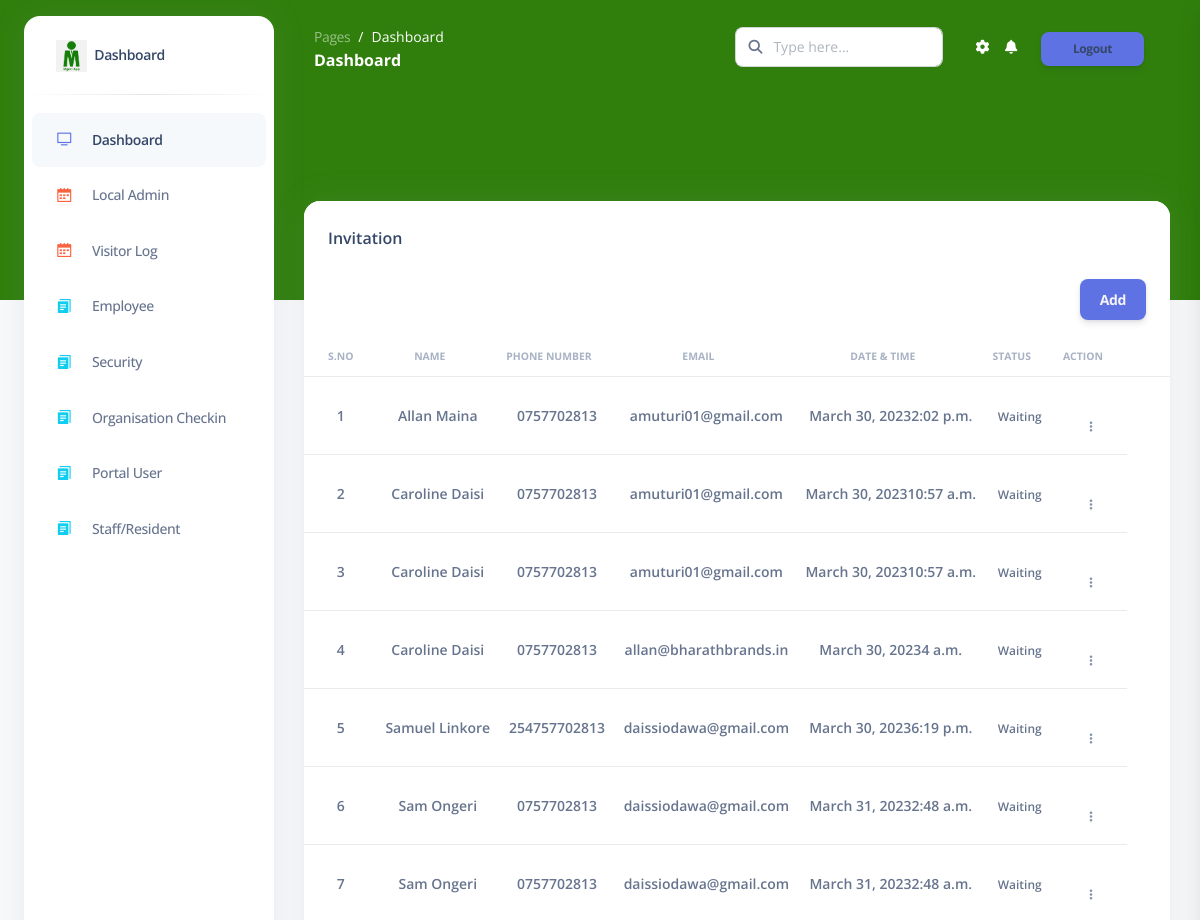
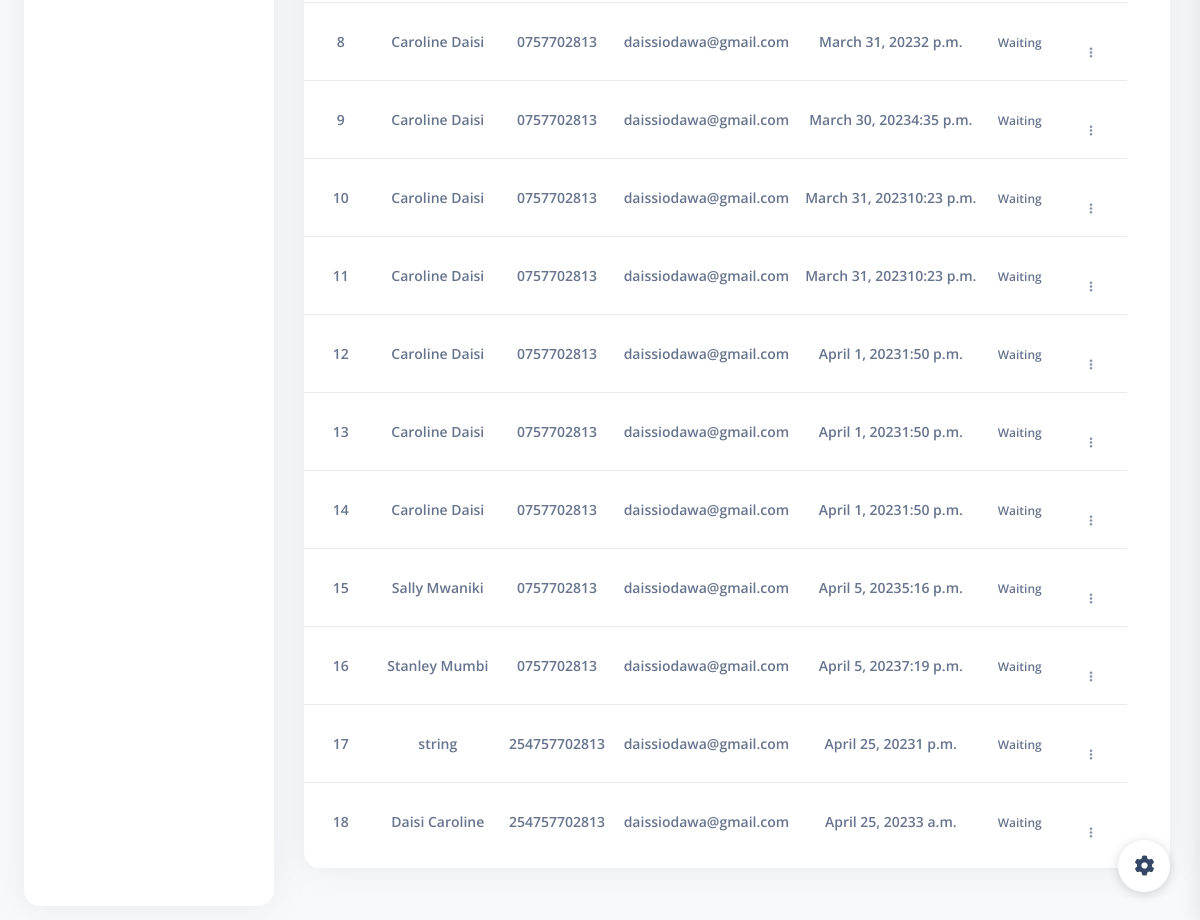
Page /invitation (signed in) on the committed database (2 pictures, top to bottom).
### subapp/models.py (models this page shows)
class Invitation(models.Model):
    invitation_id=models.CharField(max_length=100)
    visitor_id= models.CharField(max_length=100,blank=True,null=True)
    name=models.CharField(max_length=100)
    phone_number=models.CharField(max_length=100,blank=True,null=True)
    email=models.CharField(max_length=100,blank=True,null=True)
    meeting_time=models.TimeField()
    meeting_date=models.DateField()
    meeting_duration_time=models.IntegerField()
    purpose_of_meeting=models.TextField()
    invite_code=models.CharField(max_length=5, null=True, blank=False)
    class StatusChoice(models.TextChoices):
        WAITING = 'Waiting', 'Waiting'
        ACCEPTED = 'Accepted', 'Accepted'
    status=models.CharField(max_length=10, choices=StatusChoice.choices, default=StatusChoice.WAITING)
    created_at = models.DateTimeField(auto_now_add=True)

### subapp/views.py (the view)
# urls.py: path('invitation', views.InvitationView.as_view(),name='invitation_api'),
def invitation(request):
    records = Invitation.objects.all()
    context = {"security": "active", "records": records}
    return render(request, "mgeni/invitation.html", context)

### subapp/templates/mgeni/invitation.html (shortened to what this page needs)
{% extends 'base.html' %}
{% block body_block %}
{% load static %}
<br><br><br>
<div class="row" style="padding: 30px;">
    <div class="col-12">
      <div class="card mb-4">
        <div class="card-header pb-0">
          <h6>Invitation</h6>
          <a href="{% url 'invitation_add' %}">
          <button style="float: right;" type="button" class="btn btn-primary">
            Add
          </button></a>
        </div>
        <div class="card-body px-0 pt-0 pb-2">
          <div class="table-responsive p-0">
            <table class="table align-items-center justify-content-center mb-0">
              <thead>
                <tr>
                  <th class="text-uppercase text-secondary text-xxs font-weight-bolder opacity-7">S.no</th>
                  <th class="text-uppercase text-secondary text-xxs font-weight-bolder opacity-7 ps-2">Name</th>
                  <th class="text-uppercase text-secondary text-xxs font-weight-bolder opacity-7 ps-2">Phone number</th>
                  <th class="text-uppercase text-secondary text-xxs font-weight-bolder opacity-7 ps-2">Email</th>
                  <th class="text-uppercase text-secondary text-xxs font-weight-bolder opacity-7 ps-2">Date & Time</th>
                  <th class="text-uppercase text-secondary text-xxs font-weight-bolder opacity-7 ps-2">Status</th>
                  <th class="text-uppercase text-secondary text-xxs font-weight-bolder text-center opacity-7 ps-2">Action</th>
                  <th></th>
                </tr>
              </thead>
              <tbody>
                {% for data in records %}
                <tr>
                    <td>
                        <p class="text-sm font-weight-bold mb-0">{{forloop.counter}}</p>
                      </td>
                  <td>
                    <p class="text-sm font-weight-bold mb-0">{{data.name}}</p>
                  </td>
                  <td>
                    <p class="text-sm font-weight-bold mb-0">{{data.phone_number}}</p>
                  </td>
                  <td>
                    <p class="text-sm font-weight-bold mb-0">{{data.email}}</p>
                  </td>
                  <td>
                    <p class="text-sm font-weight-bold mb-0">{{data.meeting_date}}{{data.meeting_time}}</p>
                  </td>
                  <td>
                    <span class="text-xs font-weight-bold">{{data.status}}</span>
                  </td>
                  <td >
                    <button class="btn btn-link text-secondary mb-0">
                      <i class="fa fa-ellipsis-v text-xs"></i>
                    </button>
                  </td>
                </tr>
                {% endfor %}
              </tbody>
            </table>
          </div>
        </div>
      </div>
    </div>
  </div>
{% endblock %}

### subapp/templates/mgeni/invitation.html (style rules this page uses)
td,th { text-align: center; }

### subapp/templates/base.html (style rules this page uses)
.btn { color: whitesmoke; }
button { outline-color: none; text-decoration-color: white; background-color:whitesmoke; margin-top: 20px; text-decoration: none; font-family: 'Lucida Sans', 'Lucida Sans Regular', 'Lucida Grande', 'Lucida Sans Unicode', Geneva, Verdana, sans-serif; }

### rows in the picture
Invitation: name "Allan Maina", phone_number "0757702813", email "amuturi01@gmail.com", meeting_date "March 30, 2023", meeting_time "2:02 p.m.", status "Waiting"
Invitation: name "Caroline Daisi", phone_number "0757702813", email "amuturi01@gmail.com", meeting_date "March 30, 2023", meeting_time "10:57 a.m.", status "Waiting"
Invitation: name "Caroline Daisi", phone_number "0757702813", email "amuturi01@gmail.com", meeting_date "March 30, 2023", meeting_time "10:57 a.m.", status "Waiting"
Invitation: name "Caroline Daisi", phone_number "0757702813", email "allan@bharathbrands.in", meeting_date "March 30, 2023", meeting_time "4 a.m.", status "Waiting"
Invitation: name "Samuel Linkore", phone_number "254757702813", email "daissiodawa@gmail.com", meeting_date "March 30, 2023", meeting_time "6:19 p.m.", status "Waiting"
Invitation: name "Sam Ongeri", phone_number "0757702813", email "daissiodawa@gmail.com", meeting_date "March 31, 2023", meeting_time "2:48 a.m.", status "Waiting"
Invitation: name "Sam Ongeri", phone_number "0757702813", email "daissiodawa@gmail.com", meeting_date "March 31, 2023", meeting_time "2:48 a.m.", status "Waiting"
Invitation: name "Caroline Daisi", phone_number "0757702813", email "daissiodawa@gmail.com", meeting_date "March 31, 2023", meeting_time "2 p.m.", status "Waiting"
Invitation: name "Caroline Daisi", phone_number "0757702813", email "daissiodawa@gmail.com", meeting_date "March 30, 2023", meeting_time "4:35 p.m.", status "Waiting"
Invitation: name "Caroline Daisi", phone_number "0757702813", email "daissiodawa@gmail.com", meeting_date "March 31, 2023", meeting_time "10:23 p.m.", status "Waiting"
Invitation: name "Caroline Daisi", phone_number "0757702813", email "daissiodawa@gmail.com", meeting_date "March 31, 2023", meeting_time "10:23 p.m.", status "Waiting"
Invitation: name "Caroline Daisi", phone_number "0757702813", email "daissiodawa@gmail.com", meeting_date "April 1, 2023", meeting_time "1:50 p.m.", status "Waiting"
Invitation: name "Caroline Daisi", phone_number "0757702813", email "daissiodawa@gmail.com", meeting_date "April 1, 2023", meeting_time "1:50 p.m.", status "Waiting"
Invitation: name "Caroline Daisi", phone_number "0757702813", email "daissiodawa@gmail.com", meeting_date "April 1, 2023", meeting_time "1:50 p.m.", status "Waiting"
Invitation: name "Sally Mwaniki", phone_number "0757702813", email "daissiodawa@gmail.com", meeting_date "April 5, 2023", meeting_time "5:16 p.m.", status "Waiting"
Invitation: name "Stanley Mumbi", phone_number "0757702813", email "daissiodawa@gmail.com", meeting_date "April 5, 2023", meeting_time "7:19 p.m.", status "Waiting"
Invitation: name "string", phone_number "254757702813", email "daissiodawa@gmail.com", meeting_date "April 25, 2023", meeting_time "1 p.m.", status "Waiting"
Invitation: name "Daisi Caroline", phone_number "254757702813", email "daissiodawa@gmail.com", meeting_date "April 25, 2023", meeting_time "3 a.m.", status "Waiting"
